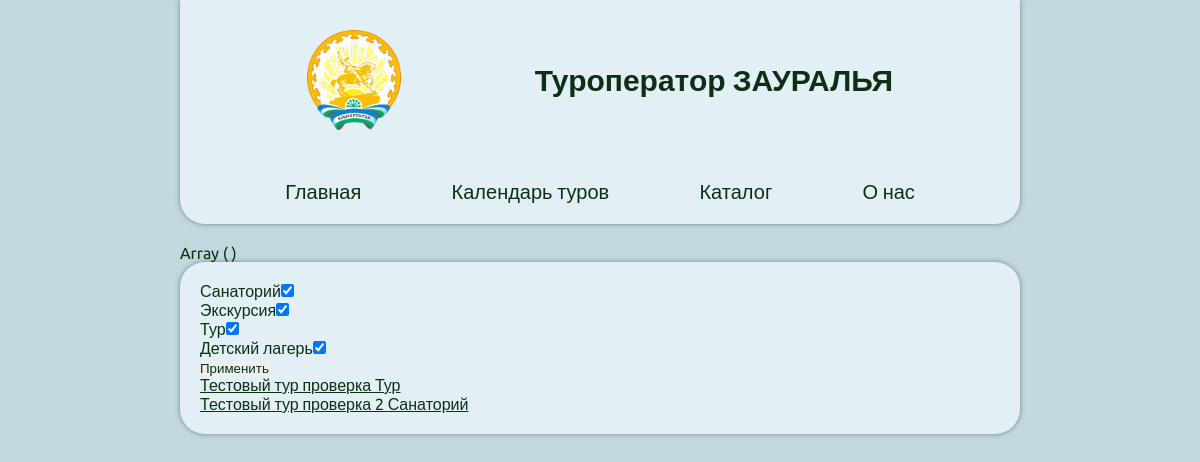
The page /catalogue.php on the database its author committed.
### tables this page shows
CREATE TABLE `navigation` (
  `id` int NOT NULL,
  `name` varchar(100) NOT NULL,
  `link` varchar(100) NOT NULL
);

CREATE TABLE `tour_types` (
  `id_type` int NOT NULL,
  `name_type` varchar(128) NOT NULL,
  `code_type` varchar(100) NOT NULL
);

CREATE TABLE `tours` (
  `id` int NOT NULL,
  `name` varchar(100) NOT NULL,
  `desc` varchar(4096) NOT NULL,
  `type` int NOT NULL,
  `duration` varchar(4096) NOT NULL,
  `cost` int NOT NULL,
  `amount_of_days` int NOT NULL,
  `number of people` int NOT NULL
);

### catalogue.php (the view)
<?php
include('pageBase.php');
if (isset($_POST)){
    print_r($_POST);
}
?>
<div class="content">
    <form action="#" method='post'>
        <?php
        $res = $con->query("SELECT * FROM tour_types");
        while ($tour_types = mysqli_fetch_assoc($res)) {
        ?>
            <div class="filter-point"><label for="<?= $tour_types['code_type'] ?>"><?= $tour_types['name_type'] ?><input type="checkbox" name="<?= $tour_types['code_type'] ?>" id="<?= $tour_types['code_type'] ?>" value="true" checked></label></div>
        <?php
        }
        ?>
        <button type="submit">Применить</button>
    </form>
    <?php
    $query = "SELECT * FROM `tours` LEFT JOIN `tour_types` ON `tours`.`type` = `tour_types`.`id_type`";
    $res = $con->query($query);
    while ($tour = mysqli_fetch_assoc($res)) {
    ?>
        <p><a href="tour.php?id=<?= $tour['id'] ?>"><?= $tour['name'] ?> <?= $tour['name_type'] ?></a></p>
    <?php
    }
    ?>
</div>

### pageBase.php (shortened to what this page needs)
<?php
$con = mysqli_connect("localhost", "root", "", "zauralye");
?>
<!DOCTYPE html>
<html lang="ru">
<head>
    <link rel="stylesheet" href="../styles/style.css">
    <link rel="stylesheet" href="../styles/fonts.css">
</head>
<body>
    <header>
        <div class="name">
            <img src="../img/img0.png" alt="Герб Башкортостана" class="h-img">
            <span class="h-txt ctrl-e bold">Туроператор ЗАУРАЛЬЯ</span>
        </div>
        <nav class="h-btns">
            <a href="/"><button class="h-btn">Главная</button></a>
            <?php
            $res = $con->query("SELECT * FROM `navigation`");
            while ($nav = mysqli_fetch_assoc($res)) {
            ?>
                <a href="../<?= $nav['link'] ?>"><button class="h-btn"><?= $nav['name'] ?></button></a>
            <?php
            }
            ?>
        </nav>
    </header>

### styles/style.css (style rules this page uses)
* { margin: 0; border: 0; padding: 0; color: rgb(13, 48, 21); }
html { overflow-y: scroll; }
body { padding: 0 15vw; background: rgb(195, 215, 223); }
header { margin: 0 0 20px 0; border-radius: 0px 0px 25px 25px; background: rgb(226, 239, 245); box-shadow: 0 0 5px 0 rgba(25, 59, 33, 0.5); }
.h-btns, .name { max-width: 1200px; padding: 2.5vw 5vw 0 5vw; display: flex; justify-content: space-around; flex-wrap: wrap; }
.h-img { height: 100px; margin: auto 0px; }
.h-txt { font-size: 30px; margin: auto 0px; }
.h-btn { padding: 20px 25px; font-size: 20px; background: rgba(0, 0, 0, 0); }
a, button { cursor: pointer; }
.content { margin: 0 0 20px 0; border-radius: 25px; padding: 20px; background: rgb(226, 239, 245); font-size: 16px; box-shadow: 0 0 5px 0 rgba(25, 59, 33, 0.5); }
input::placeholder { color: rgba(25, 59, 33, 0.5); }

### rows shown on the page
navigation: name "Календарь туров"
navigation: name "Каталог"
navigation: name "О нас"
tour_types: name_type "Санаторий"
tour_types: name_type "Экскурсия"
tour_types: name_type "Тур"
tour_types: name_type "Детский лагерь"
tours: name "Тестовый тур проверка", type.name_type "Тур"
tours: name "Тестовый тур проверка 2", type.name_type "Санаторий"
